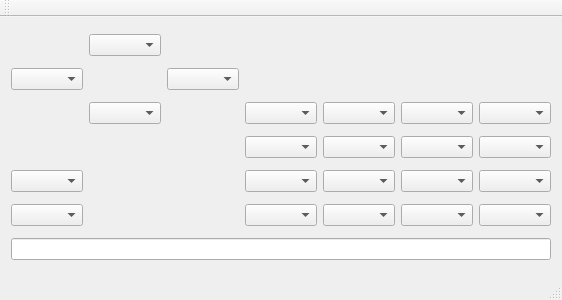
<?xml version="1.0" encoding="UTF-8"?>
<ui version="4.0">
 <class>MainWindow</class>
 <widget class="QMainWindow" name="MainWindow">
  <property name="geometry">
   <rect>
    <x>0</x>
    <y>0</y>
    <width>537</width>
    <height>300</height>
   </rect>
  </property>
  <property name="windowTitle">
   <string>MainWindow</string>
  </property>
  <widget class="QWidget" name="centralWidget">
   <layout class="QGridLayout" name="gridLayout">
    <item row="7" column="0" colspan="7">
     <widget class="QLineEdit" name="lineEdit"/>
    </item>
    <item row="4" column="5">
     <widget class="KeyCombo" name="altCombo7"/>
    </item>
    <item row="2" column="0">
     <widget class="KeyCombo" name="comboLeft"/>
    </item>
    <item row="5" column="5">
     <widget class="KeyCombo" name="combo3"/>
    </item>
    <item row="0" column="1">
     <widget class="KeyCombo" name="comboUp"/>
    </item>
    <item row="5" column="6">
     <widget class="KeyCombo" name="combo4"/>
    </item>
    <item row="3" column="6">
     <widget class="KeyCombo" name="combo8"/>
    </item>
    <item row="2" column="2">
     <widget class="KeyCombo" name="comboRight"/>
    </item>
    <item row="3" column="1">
     <widget class="KeyCombo" name="comboDown"/>
    </item>
    <item row="3" column="4">
     <widget class="KeyCombo" name="combo6"/>
    </item>
    <item row="3" column="3">
     <widget class="KeyCombo" name="combo5"/>
    </item>
    <item row="3" column="5">
     <widget class="KeyCombo" name="combo7"/>
    </item>
    <item row="5" column="3">
     <widget class="KeyCombo" name="combo1"/>
    </item>
    <item row="5" column="0">
     <widget class="KeyCombo" name="combo9"/>
    </item>
    <item row="5" column="4">
     <widget class="KeyCombo" name="combo2"/>
    </item>
    <item row="4" column="3">
     <widget class="KeyCombo" name="altCombo5"/>
    </item>
    <item row="4" column="4">
     <widget class="KeyCombo" name="altCombo6"/>
    </item>
    <item row="4" column="6">
     <widget class="KeyCombo" name="altCombo8"/>
    </item>
    <item row="6" column="3">
     <widget class="KeyCombo" name="altCombo1"/>
    </item>
    <item row="6" column="4">
     <widget class="KeyCombo" name="altCombo2"/>
    </item>
    <item row="6" column="5">
     <widget class="KeyCombo" name="altCombo3"/>
    </item>
    <item row="6" column="6">
     <widget class="KeyCombo" name="altCombo4"/>
    </item>
    <item row="6" column="0">
     <widget class="KeyCombo" name="altCombo9"/>
    </item>
   </layout>
  </widget>
  <widget class="QMenuBar" name="menuBar">
   <property name="geometry">
    <rect>
     <x>0</x>
     <y>0</y>
     <width>537</width>
     <height>21</height>
    </rect>
   </property>
  </widget>
  <widget class="QToolBar" name="mainToolBar">
   <attribute name="toolBarArea">
    <enum>TopToolBarArea</enum>
   </attribute>
   <attribute name="toolBarBreak">
    <bool>false</bool>
   </attribute>
  </widget>
  <widget class="QStatusBar" name="statusBar"/>
 </widget>
 <layoutdefault spacing="6" margin="11"/>
 <customwidgets>
  <customwidget>
   <class>KeyCombo</class>
   <extends>QComboBox</extends>
   <header>keycombo.h</header>
  </customwidget>
 </customwidgets>
 <resources/>
 <connections/>
</ui>
